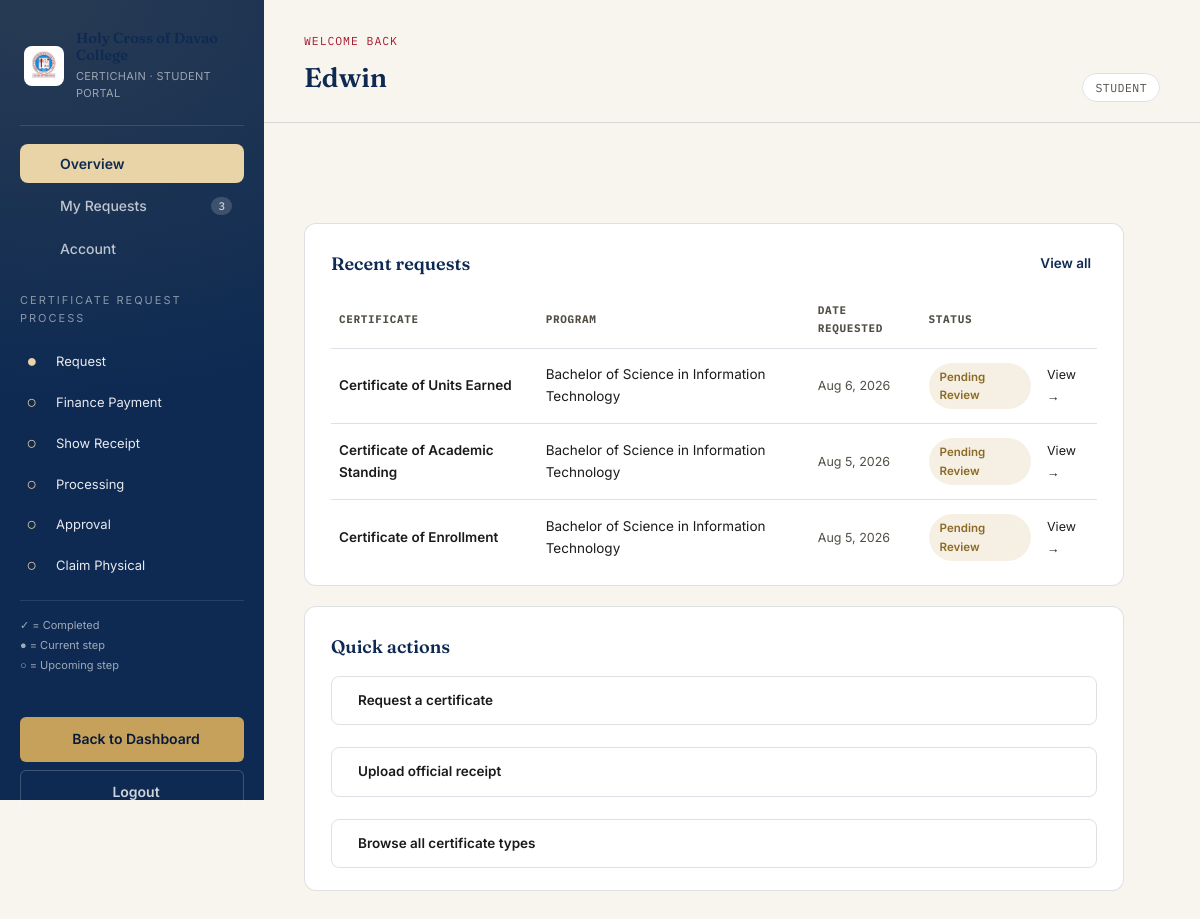
The page /student/dashboard.php (signed in) on the database its author committed.
### tables this page shows
CREATE TABLE `requests` (
  `request_id` int(11) NOT NULL,
  `request_code` varchar(30) NOT NULL,
  `requester_user_id` int(11) NOT NULL,
  `requester_role` enum('student','alumni') NOT NULL,
  `program_id` int(11) NOT NULL,
  `college_id` int(11) NOT NULL,
  `document_type_id` int(11) NOT NULL,
  `status` enum('pending_review','requirements_incomplete','under_verification','approved','awaiting_payment','payment_verified','scheduled','completed','rejected','cancelled') NOT NULL DEFAULT 'pending_review',
  `assigned_employee_id` int(11) DEFAULT NULL,
  `remarks` text DEFAULT NULL,
  `created_at` timestamp NOT NULL DEFAULT current_timestamp(),
  `updated_at` timestamp NOT NULL DEFAULT current_timestamp() ON UPDATE current_timestamp()
);

CREATE TABLE `document_types` (
  `document_type_id` int(11) NOT NULL,
  `category_id` int(10) UNSIGNED DEFAULT NULL,
  `document_name` varchar(150) NOT NULL,
  `description` text DEFAULT NULL,
  `is_active` tinyint(1) DEFAULT 1
);

CREATE TABLE `programs` (
  `program_id` int(11) NOT NULL,
  `college_id` int(11) NOT NULL,
  `program_name` varchar(200) NOT NULL,
  `degree_code` varchar(30) NOT NULL,
  `degree_level` enum('undergraduate','masters','doctoral') NOT NULL DEFAULT 'undergraduate',
  `is_active` tinyint(1) NOT NULL DEFAULT 1
);

### student/dashboard.php (the view, shortened to what this page needs)
<?php
require_once __DIR__ . '/../config/db.php';
$userId    = (int) $_SESSION['user_id'];
$firstName = $_SESSION['first_name'] ?? '';
$role      = $_SESSION['role'];
$stats = [
    'total'    => 0,
    'pending'  => 0,
    'ready'    => 0,
    'released' => 0,
];
$recentRequests = [];
$allRequests    = [];
$dbError = false;
try {
   $stmt = $pdo->prepare(
        'SELECT status, COUNT(*) AS c
         FROM requests
         WHERE requester_user_id = :uid
         GROUP BY status'
    );
    $stmt->execute([':uid' => $userId]);
    foreach ($stmt->fetchAll() as $row) {
        $status = strtolower((string) $row['status']);
        $count  = (int) $row['c'];
        $stats['total'] += $count;
        if (in_array($status, ['pending_review', 'pending', 'processing', 'under_review'], true)) {
            $stats['pending'] += $count;
        } elseif (in_array($status, ['ready', 'ready_for_pickup', 'approved'], true)) {
            $stats['ready'] += $count;
        } elseif (in_array($status, ['released', 'completed', 'claimed'], true)) {
            $stats['released'] += $count;
        }
    }
   $stmt = $pdo->prepare(
        "SELECT r.request_id, r.request_code, r.status, r.created_at,
                dt.document_name AS cert_name,
                p.program_name
         FROM requests r
         LEFT JOIN document_types dt ON dt.document_type_id = r.document_type_id
         LEFT JOIN programs p        ON p.program_id = r.program_id
         WHERE r.requester_user_id = :uid
         ORDER BY r.created_at DESC"
    );
    $stmt->execute([':uid' => $userId]);
    $allRequests    = $stmt->fetchAll();
    $recentRequests = array_slice($allRequests, 0, 5);
} catch (\PDOException $e) {
    $dbError = true;
}
function statusBadgeClass(string $status): string
{
    $s = strtolower($status);
    if (in_array($s, ['pending_review', 'pending', 'processing', 'under_review'], true)) return 'badge-pending';
    return 'badge-pending';
}
$currentStep = 1;
if (!empty($allRequests)) {
    $latestStatus = strtolower((string) $allRequests[0]['status']);
    switch ($latestStatus) {
        case 'pending':
        case 'pending_review':
            $currentStep = 1;
            break;
    }
}
$steps = [
    1 => 'Request',
    2 => 'Finance Payment',
    3 => 'Show Receipt',
    4 => 'Processing',
    5 => 'Approval',
    6 => 'Claim Physical'
];
?>
<!DOCTYPE html>
<html lang="en">
<head>
    <link rel="stylesheet"
        href="https://cdnjs.cloudflare.com/ajax/libs/tabler-icons/2.44.0/iconfont/tabler-icons.min.css">
    <link rel="stylesheet" href="../public/assets/css/index.css">
    <link rel="stylesheet" href="../public/assets/css/student-dashboard.css">
</head>
<body>
    <div class="app-shell">
        <aside class="sidebar" id="sidebar">
            <div class="sidebar-brand">
                <img class="crest" src="../public/assets/logo/hcdc-logo.jpg" alt="Holy Cross of Davao College logo">
                <div class="brand-text">
                    <div class="school">Holy Cross of Davao College</div>
                    <div class="office">CertiChain &middot; Student Portal</div>
                </div>
            </div>
            <nav class="side-nav" id="dash-nav">
                <button type="button" class="active" data-tab="overview">
                    <i class="ti ti-layout-dashboard"></i>Overview
                </button>
                <button type="button" data-tab="requests">
                    <i class="ti ti-file-text"></i>My Requests
                    <?php if ($stats['total'] > 0): ?><span class="side-nav-count"><?= (int) $stats['total'] ?></span><?php endif; ?>
                </button>
                <button type="button" data-tab="account">
                    <i class="ti ti-user"></i>Account
                </button>
            </nav>
           <div class="chain-status">
    <div class="chain-status-label">
        Certificate Request Process
    </div>
    <div class="process-list">
        <?php foreach ($steps as $number => $label): ?>
            <div class="process-item">
                <span class="process-icon">
                    <?php if ($number < $currentStep): ?>
                        ✓
                    <?php elseif ($number == $currentStep): ?>
                        ●
                    <?php else: ?>
                        ○
                    <?php endif; ?>
                </span>
                <span class="process-text">
                    <?= htmlspecialchars($label) ?>
                </span>
            </div>
        <?php endforeach; ?>
    </div>
    <div class="process-legend">
        ✓ = Completed<br>
        ● = Current step<br>
        ○ = Upcoming step
    </div>
</div>
            <div class="sidebar-footer">
                <a href="../student/dashboard.php" class="btn btn-gold btn-block">
                    <i class="ti ti-arrow-left"></i>Back to Dashboard
                </a>
                <a href="../auth/logout.php" class="btn btn-ghost-dark btn-block">
                    <i class="ti ti-logout"></i>Logout
                </a>
            </div>
        </aside>
        <div class="main-col">
            <header class="topbar">
                <div>
                    <div class="topbar-eyebrow">Welcome back</div>
                    <h1><?= htmlspecialchars($firstName ?: 'Student') ?></h1>
                </div>
                <div class="topbar-right">
                    <span class="role-chip"><?= htmlspecialchars(ucfirst($role)) ?></span>
                </div>
            </header>
            <main class="dash-content">
                <section class="dash-tab active" data-tab-panel="overview">
                    <div class="dash-card">
                        <div class="dash-card-head">
                            <h2>Recent requests</h2>
                            <button type="button" class="section-link link-btn" data-goto-tab="requests">View all</button>
                        </div>
                        <?php if ($dbError): ?>
                            <div class="empty-state">
                                <i class="ti ti-alert-triangle"></i>
                                Couldn't load your requests right now. Please try again later.
                            </div>
                        <?php else: ?>
                            <table class="req-table">
                              <thead>
                                    <tr>
                                        <th>Certificate</th>
                                        <th>Program</th>
                                        <th>Date requested</th>
                                        <th>Status</th>
                                        <th></th>
                                    </tr>
                                </thead>
                                <tbody>
                                    <?php foreach ($recentRequests as $r): ?>
                                        <tr>
                                            <td class="cert-name"><?= htmlspecialchars($r['cert_name'] ?? 'Certificate') ?></td>
                                            <td><?= htmlspecialchars($r['program_name'] ?? '—') ?></td>
                                            <td class="req-date">
                                                <?= htmlspecialchars(date('M j, Y', strtotime((string) $r['created_at']))) ?>
                                            </td>
                                            <td>
                                                <span class="badge <?= statusBadgeClass((string) $r['status']) ?>">
                                                    <?= htmlspecialchars(str_replace('_', ' ', (string) $r['status'])) ?>
                                                </span>
                                            </td>
                                            <td>
                                                <a href="view_request.php?code=<?= urlencode((string) $r['request_code']) ?>" class="link-muted"                                                    style="font-size:12.5px;">View &rarr;</a>
                                            </td>
                                        </tr>
                                    <?php endforeach; ?>
                                </tbody>
                            </table>
                        <?php endif; ?>
                    </div>
                    <div class="dash-card">
                        <div class="dash-card-head">
                            <h2>Quick actions</h2>
                        </div>
                        <div class="quick-actions">
                            <a href="submit_request.php" class="quick-action">
                                <i class="ti ti-file-certificate"></i>Request a certificate
                            </a>
                            <a href="submit_request.php" class="quick-action">
                                <i class="ti ti-upload"></i>Upload official receipt
                            </a>
                            <a href="../certservices.php" class="quick-action">
                                <i class="ti ti-list-details"></i>Browse all certificate types
                            </a>
                        </div>
                    </div>
                </section>
            </main>
        </div>
    </div>
</body>
</html>

### public/assets/css/index.css (style rules this page uses)
:root { --hcdc-red: #A6192E; --hcdc-red-dark: #7A1121; --hcdc-navy: #0E2A52; --hcdc-navy-deep: #081A38; --hcdc-gold: #C6A15B; --hcdc-gold-light: #E8D4A6; --parchment: #F8F5EE; --parchment-dim: #EFEAE0; --ink: #1C1B19; --ink-soft: #524E46; --line: rgba(14, 42, 82, 0.14); --white: #ffffff; --font-display: 'Fraunces', serif; --font-body: 'Inter', sans-serif; --font-mono: 'IBM Plex Mono', monospace; }
* { box-sizing: border-box; }
body { margin: 0; background: var(--parchment); color: var(--ink); font-family: var(--font-body); line-height: 1.6; -webkit-font-smoothing: antialiased; }
a { color: inherit; text-decoration: none; }
img { max-width: 100%; display: block; }
.crest { width: 52px; height: 52px; object-fit: contain; flex-shrink: 0; }
.brand-text .school { font-family: var(--font-display); font-weight: 600; font-size: 18px; color: var(--hcdc-navy); line-height: 1.15; }
.brand-text .office { font-size: 12.5px; color: var(--ink-soft); letter-spacing: .03em; text-transform: uppercase; }
.btn { display: inline-flex; align-items: center; gap: 8px; padding: 10px 18px; border-radius: 6px; font-size: 14px; font-weight: 600; border: 1.5px solid transparent; white-space: nowrap; }
.btn-gold { background: var(--hcdc-gold); color: var(--hcdc-navy-deep); }
section { padding: 72px 0; }
.section-link { font-size: 13.5px; font-weight: 600; color: var(--hcdc-navy); border-bottom: 1.5px solid var(--hcdc-gold); padding-bottom: 2px; }

### rows shown on the page
requests: document_type.document_name "Certificate of Units Earned", program.program_name "Bachelor of Science in Information Technology", created_at "Aug 6, 2026", status "Pending Review"
requests: document_type.document_name "Certificate of Academic Standing", program.program_name "Bachelor of Science in Information Technology", created_at "Aug 5, 2026", status "Pending Review"
requests: document_type.document_name "Certificate of Enrollment", program.program_name "Bachelor of Science in Information Technology", created_at "Aug 5, 2026", status "Pending Review"

### other values the page prints
$stats['total'] "3"
$label "Request"
$label "Finance Payment"
$label "Show Receipt"
$label "Processing"
$label "Approval"
$label "Claim Physical"
$firstName ?: 'Student' "Edwin"
$role "STUDENT"
